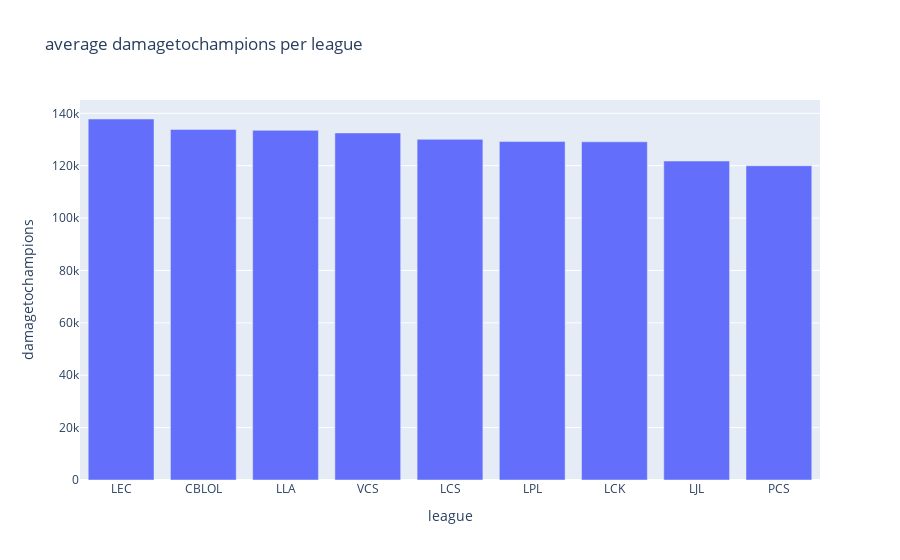

Notebook code for this chart:
### Code cell
fig = px.bar(averages, x = "league", y = 'damagetochampions', title = "average damagetochampions per league")
fig.show()

### Figure 1 — Plotly figure (JSON) as saved in the notebook; plotly's stock layout.template omitted (floating-point values rounded to 4 significant figures)
{"data": [{"alignmentgroup": "True", "hovertemplate": "league=%{x}<br>damagetochampions=%{y}<extra></extra>", "legendgroup": "", "marker": {"color": "#636efa", "pattern": {"shape": ""}}, "name": "", "offsetgroup": "", "orientation": "v", "showlegend": false, "textposition": "auto", "type": "bar", "x": ["LEC", "CBLOL", "LLA", "VCS", "LCS", "LPL", "LCK", "LJL", "PCS"], "xaxis": "x", "y": [137800.0, 133900.0, 133500.0, 132500.0, 130100.0, 129200.0, 129100.0, 121800.0, 120000.0], "yaxis": "y"}], "layout": {"barmode": "relative", "legend": {"tracegroupgap": 0}, "title": {"text": "average damagetochampions per league"}, "xaxis": {"anchor": "y", "domain": [0, 1], "title": {"text": "league"}}, "yaxis": {"anchor": "x", "domain": [0, 1], "title": {"text": "damagetochampions"}}}}
